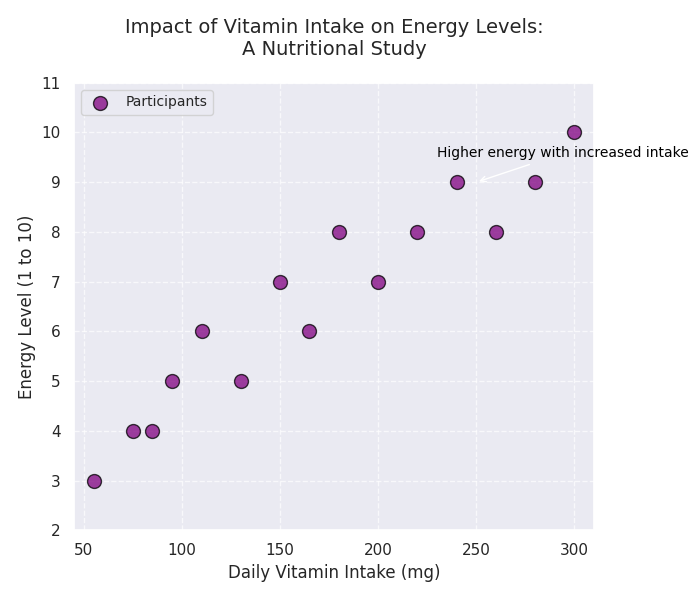

The Python source for this figure:
import matplotlib.pyplot as plt
import numpy as np

vitamin_intake = np.array([55, 75, 85, 95, 110, 130, 150, 165, 180, 200, 220, 240, 260, 280, 300])
energy_levels = np.array([3, 4, 4, 5, 6, 5, 7, 6, 8, 7, 8, 9, 8, 9, 10])

# Create a single subplot
fig, ax = plt.subplots(figsize=(7, 6))

# Scatter plot: Relationship between vitamin intake and energy levels
ax.scatter(vitamin_intake, energy_levels, color='purple', s=100, alpha=0.75, edgecolor='black', label='Participants')
ax.set_title("Impact of Vitamin Intake on Energy Levels:\nA Nutritional Study", fontsize=14, pad=20)
ax.set_xlabel("Daily Vitamin Intake (mg)", fontsize=12)
ax.set_ylabel("Energy Level (1 to 10)", fontsize=12)
ax.set_xlim(min(vitamin_intake) - 10, max(vitamin_intake) + 10)
ax.set_ylim(min(energy_levels) - 1, max(energy_levels) + 1)
ax.grid(True, linestyle='--', alpha=0.7)
ax.legend(loc='upper left', fontsize=10)
ax.annotate('Higher energy with increased intake', xy=(250, 9), xytext=(230, 9.5),
            arrowprops=dict(facecolor='black', arrowstyle='->'),
            fontsize=10, color='black')

plt.tight_layout()
plt.show()
